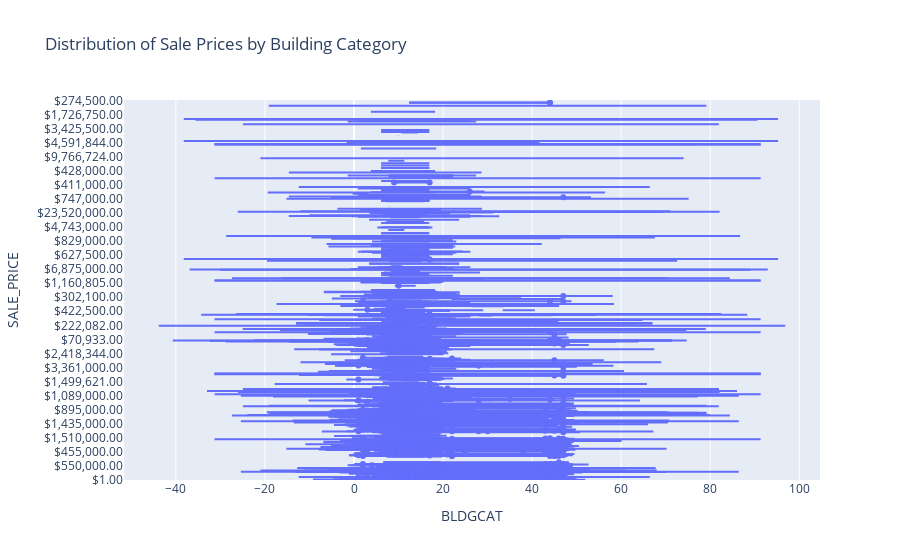

The notebook cell saved with this chart:
### Markdown cell above
![q1.png](attachment:q1.png)

### Code cell
# Query 2
query2 = """
SELECT BLDGCAT, SALE_PRICE
FROM sales_data
WHERE SALE_PRICE IS NOT NULL;
"""

df2 = pd.read_sql_query(query2, conn)

# Visualization 2: Violin plot for Distribution of Sale Prices by Building Category
fig2 = px.violin(df2, x="BLDGCAT", y="SALE_PRICE", title="Distribution of Sale Prices by Building Category")

# Show the plot
fig2.show()

### Figure 1 — Plotly figure (JSON) as saved in the notebook; plotly's stock layout.template omitted (floating-point values rounded to 4 significant figures; data arrays with more than 128 entries replaced by an {"elided": "..."} marker saying what was removed)
{"data": [{"alignmentgroup": "True", "box": {"visible": false}, "hovertemplate": "BLDGCAT=%{x}<br>SALE_PRICE=%{y}<extra></extra>", "legendgroup": "", "marker": {"color": "#636efa"}, "name": "", "offsetgroup": "", "orientation": "h", "scalegroup": "True", "showlegend": false, "type": "violin", "x": {"elided": "16942 int values"}, "x0": " ", "xaxis": "x", "y": {"elided": "16942 str values"}, "y0": " ", "yaxis": "y"}], "layout": {"legend": {"tracegroupgap": 0}, "title": {"text": "Distribution of Sale Prices by Building Category"}, "violinmode": "group", "xaxis": {"anchor": "y", "domain": [0, 1], "title": {"text": "BLDGCAT"}}, "yaxis": {"anchor": "x", "domain": [0, 1], "title": {"text": "SALE_PRICE"}}}}
